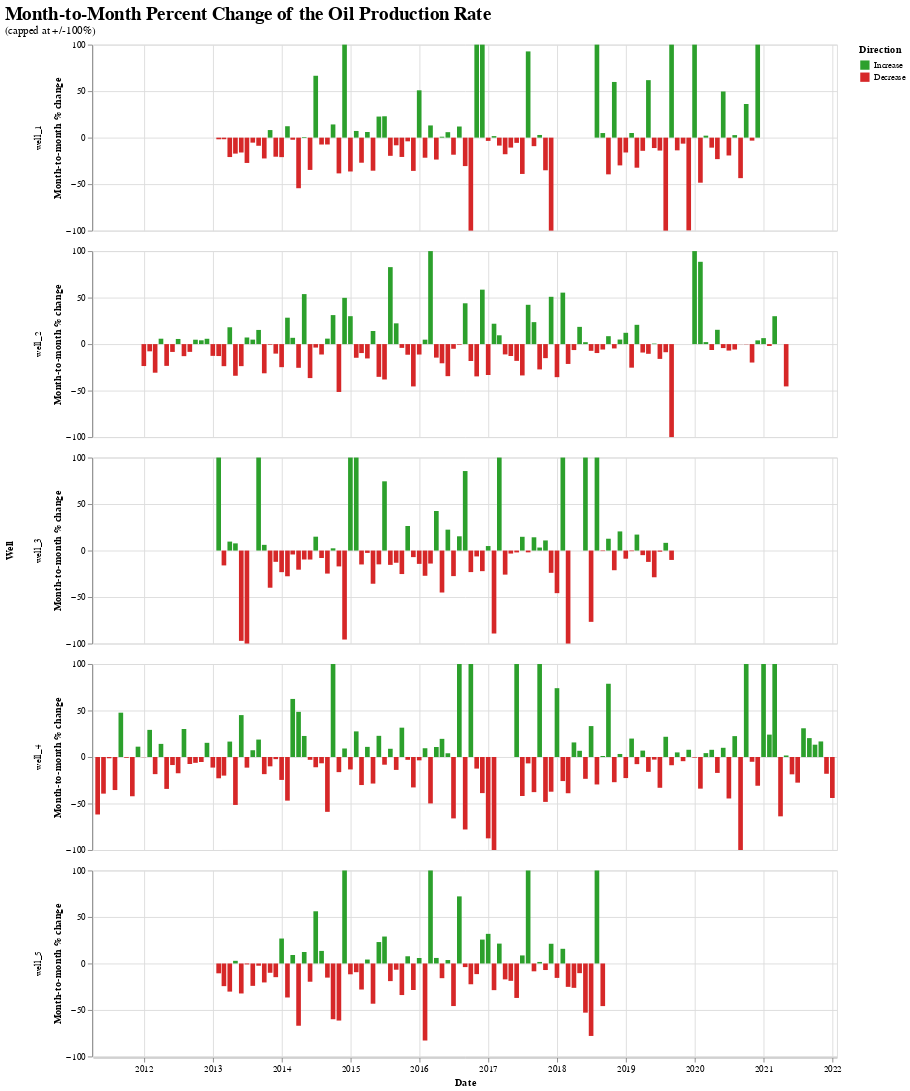

Write notebook code for a chart like this one.
### Markdown cell above
#### Oil Production Percent Change
- The month-to-month percent change chart tracks how each well’s production jumps or drops from one month to the next, helping the analysis identify volatility bursts or shut-in events to account for when modeling the LSTM

### Code cell
# Compute month-over-month percent change in oil production for each well
pct_change_df = df[['well_name', 'date', 'oil_producing_daily_avg (bbl/day)']].copy()
pct_change_df = pct_change_df.sort_values(['well_name', 'date'])
pct_change_df['pct_change'] = pct_change_df.groupby('well_name')['oil_producing_daily_avg (bbl/day)'].pct_change() * 100
pct_change_df = pct_change_df.dropna(subset=['pct_change'])
pct_change_df['pct_change'] = pct_change_df['pct_change'].clip(-100, 100)

# Define the color palette that differentiates positive from negative swings
color_scale = alt.Scale(domain=['Increase', 'Decrease'], range=['#2ca02c', '#d62728'])

# Plot a faceted bar chart showing capped percent changes for every well
pct_change_chart = alt.Chart(pct_change_df).mark_bar().encode(
    x=alt.X('date:T', title='Date'),
    y=alt.Y('pct_change:Q', title='Month-to-month % change', scale=alt.Scale(domain=[-100, 100])),
    color=alt.Color(
        'change_direction:N',
        scale=color_scale,
        legend=alt.Legend(title='Direction')
    ),
    tooltip=[
        alt.Tooltip('well_name:N', title='Well'),
        alt.Tooltip('date:T', title='Date'),
        alt.Tooltip('pct_change:Q', title='% change', format='.2f')
    ]
).transform_calculate(
    change_direction="datum.pct_change >= 0 ? 'Increase' : 'Decrease'"
).properties(
    height=200,
    width=800
).facet(
    row=alt.Row('well_name:N', title='Well')
).resolve_scale(
    y='shared'
).properties(
    title=alt.Title('Month-to-Month Percent Change of the Oil Production Rate', fontSize=20, anchor='start', subtitle='(capped at +/-100%)')
)

pct_change_chart

### Figure 1 — Vega-Lite specification as saved in the notebook (floating-point values rounded to 4 significant figures; data arrays with more than 128 entries replaced by an {"elided": "..."} marker saying what was removed)
{"config": {"view": {"continuousWidth": 300, "continuousHeight": 300}}, "data": {"name": "data-18e87be6b452456cc27941106a48476a"}, "facet": {"row": {"field": "well_name", "title": "Well", "type": "nominal"}}, "spec": {"mark": {"type": "bar"}, "encoding": {"color": {"field": "change_direction", "legend": {"title": "Direction"}, "scale": {"domain": ["Increase", "Decrease"], "range": ["#2ca02c", "#d62728"]}, "type": "nominal"}, "tooltip": [{"field": "well_name", "title": "Well", "type": "nominal"}, {"field": "date", "title": "Date", "type": "temporal"}, {"field": "pct_change", "format": ".2f", "title": "% change", "type": "quantitative"}], "x": {"field": "date", "title": "Date", "type": "temporal"}, "y": {"field": "pct_change", "scale": {"domain": [-100, 100]}, "title": "Month-to-month % change", "type": "quantitative"}}, "height": 200, "transform": [{"calculate": "datum.pct_change >= 0 ? 'Increase' : 'Decrease'", "as": "change_direction"}], "width": 800}, "resolve": {"scale": {"y": "shared"}}, "title": {"text": "Month-to-Month Percent Change of the Oil Production Rate", "anchor": "start", "fontSize": 20, "subtitle": "(capped at +/-100%)"}, "$schema": "https://vega.github.io/schema/vega-lite/v5.20.1.json", "datasets": {"data-18e87be6b452456cc27941106a48476a": {"elided": "469 records"}}}
